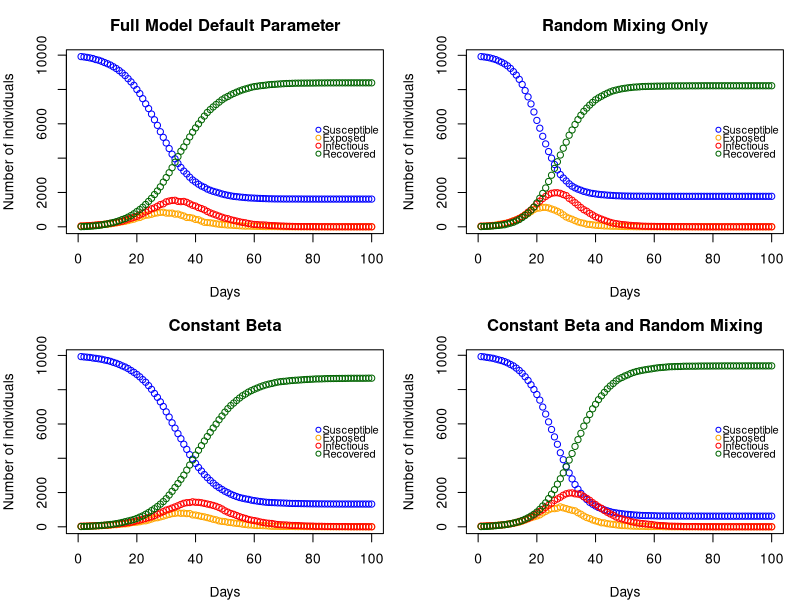

The R source for this figure:
# PROJECT 2 - EXTENDED STATISTICAL PROGRAMMING =================================
# Group 12 
# Aseel Alghamdi : S2901228
# Fenanda Dwitha Kurniasari : S2744048
# Nurmawiya : S2822251

# Aseel : nseir function, cross-check code, cross-check the entire 
#         code and revise code & comments
# Fenanda : plot function, model comparison, cross-check the entire code
#           and revise code & comments
# Nurmawiya : n people and household, contact network, cross-check the entire
#             code and revise code & comments

# 1) Create n people assigned to corresponding household where maximum size is 5
n <- 10000 #population size
hmax <- 5 #maximum household size
#creating n vector of which the number refers to household
#-and the occurrences refers to size of corresponding household
set.seed(1)
sizes <- sample(1:hmax, n, replace = TRUE)
h <- sample(rep(1:length(sizes), times = sizes)[1:n]) #shuffle people accross hh

# 2) Contact network
get.net <- function (beta, nc=15, h) {
  # Function to create links (daily contacts) for each person
  
  # nc: average number of contacts per person, set to 15
  # beta: sociability parameter, higher means more likely to form links
  # OUTPUT : list of connected networks from each person (output.net)
  
  n <- length(beta) ## calculate total obs of beta, equal to total population
  beta_bar <- mean(beta) ## calculate mean of sociability parameter
  
  # Allocate possible connection formed in each individual
  
  output.net <- vector("list", n) ## list to store the result
  output.net0 <- integer(n) ## vector to store number of contact made per person
  
  # Make list of n elements which in each element initially has nc subelement
  # Later, we would allocate (drop/add sub-element and store possible contact
  # Initialise contact list for each person with nc=15 placeholders
  for (k in 1:n) output.net[[k]] <- integer(nc) ## set initial value output.net
  
  # Loop over each individual
  for (i in 1:(n-1)) {
    j <- (i+1):n # generating candidate contacts
    flag <- h[i] != h[j]  # flag to filter same household 
    j <- j[flag] # filter candidates contacts from different household
    
    if (length(j) == 0) next # skip iteration when there are no candidate
    
    # Probability of  a link between persons i and j 
    p_link <- nc * beta[i] * beta[j] / (beta_bar^2 * (n - 1))
    
    # Select the candidates contacts based on p-link
    linked <- j[runif(length(j)) < p_link] #vector possible candidate contacts
    
    # If there is chosen candidate(s), store it into output.net and output.net0
    if (length(linked) > 0) {
      # Position to fill
      pos = (output.net0[i]+1):(output.net0[i]+length(linked))
      
      # Assign link[[i]]to candidates from "linked" at given position
      output.net[[i]][pos] <- linked
      
      # Assign number of chosen candidates at i index in output.net0
      output.net0[i] <- output.net0[i] + length(linked)
      
      # Vice versa, assign "i" to their linked candidates
      for (j1 in linked) {
        # Assign i to output.net's of its chosen candidates
        output.net[[j1]][output.net0[j1]+1] <- i 
        # Assign the number of candidates (add by 1) to its chosen candidates
        output.net0[j1] <- output.net0[j1] + 1 
      }
    }
    ## to the next value of i
  }
  
  # Drop sub-element/rejected candidates and replace person with no contact 
  for (k in 1:n) {
    if (output.net0[k] > 0) { 
      # Filter assigned links when chosen number of chosen candidates < nc
      output.net[[k]] <- output.net[[k]][1:output.net0[k]]
    } else {
      # if there is no chosen candidate, replace sub-element into NULL
      output.net[[k]] <- integer(0)
    }
  }
  return(output.net)
} ## get.net

# 3) nseir function
nseir <- function(beta, h, alink,
                  alpha = c(0.1, 0.01, 0.01),
                  delta = 0.2, gamma = 0.4,
                  nc = 15, nt = 100, pinf = 0.005,
                  seed = NULL,
                  exact_random_mix = FALSE) {
  
  # SEIR stochastic simulation model
  # beta: sociability parameter of each person
  # h: household list
  # alink: list of regular contacts of each person returned by get.net
  # alpha[1]: daily prob i infecting j if in same household (a_h)
  # alpha[2]: daily prob i infecting j if in regular contact (a_c)
  # alpha[3]: daily prob i infecting j through random mixing (a_r)
  # delta: daily prob I -> R
  # gamma: daily prob E -> I
  # nc: average number of daily contacts for each person
  # nt: number of days to simulate
  # pinf: proportion of the initial population to randomly start in the I state
  
  if (!is.null(seed)) set.seed(seed)
  n <- length(beta)
  stopifnot(length(h) == n, length(alink) == n, length(alpha) == 3)
  
  a_h <- alpha[1]; a_c <- alpha[2]; a_r <- alpha[3]
  beta_bar <- mean(beta)
  
  ## Initial states
  S <- rep(1L, n)
  I0 <- sample.int(n, size = max(1L, floor(n * pinf)))
  S[I0] <- 3L  # Infectious at t=1
  
  out <- matrix(NA_integer_, nrow = nt, ncol = 4)
  colnames(out) <- c("S","E","I","R")
  
  for (t in seq_len(nt)) {
    isS <- (S == 1L); isE <- (S == 2L); isI <- (S == 3L)
    
    idxS <- which(isS)
    p_hh  <- rep(0, length(idxS))
    p_net <- rep(0, length(idxS))
    p_mix <- rep(0, length(idxS))
    
    ## (A) Household infections: 1 - (1 - a_h)^(# infectious in household)
    if (a_h > 0) {
      I_counts <- tapply(isI, h, sum)                   # infectious per household
      hh_counts <- I_counts[as.character(h[idxS])]
      hh_counts[is.na(hh_counts)] <- 0
      p_hh <- 1 - (1 - a_h)^(hh_counts)
    }
    
    ## (B) Regular-network infections: 1 - (1 - a_c)^(# infectious neighbors)
    if (a_c > 0) {
      isI_num <- as.integer(isI)
      kinf <- vapply(alink[idxS], function(v) if (length(v)) sum(isI_num[v]) else 0L, integer(1L))
      p_net <- 1 - (1 - a_c)^(kinf)
    }
    
    ## (C) Random mixing:
    ## Exact definition: per pair (i in I, j in S), P(i infects j) =
    ##   a_r * nc * beta_i * beta_j / (beta_bar^2 * (n-1)).
    ## Combine across all infectives i to get j's overall probability.
    if (a_r > 0) {
      c0 <- a_r * nc / (beta_bar^2 * (n - 1))
      if (!exact_random_mix) {
        ## Fast hazard approximation: p = 1 - exp(- c0 * beta_j * sum(beta_i over I))
        sum_beta_I <- sum(beta[isI])
        lam <- c0 * beta[idxS] * sum_beta_I
        p_mix <- 1 - exp(-lam)
      } else {
        ## Exact product over infectious set: p = 1 - Π_i (1 - c0 * beta_j * beta_i)
        bi <- beta[isI]
        for (k in seq_along(idxS)) {
          bj <- beta[idxS[k]]
          p_mix[k] <- 1 - exp(sum(log1p(-c0 * bj * bi)))
        }
      }
    }
    
    ## Combine independent channels
    p_inf <- 1 - (1 - p_hh) * (1 - p_net) * (1 - p_mix)
    p_inf[p_inf < 0] <- 0; p_inf[p_inf > 1] <- 1
    
    ## Transitions (synchronous updates)
    newE_idx <- idxS[ runif(length(idxS)) < p_inf ]
    idxE <- which(isE)
    newI_idx <- idxE[ runif(length(idxE)) < gamma ]
    idxI <- which(isI)
    newR_idx <- idxI[ runif(length(idxI)) < delta ]
    
    if (length(newE_idx)) S[newE_idx] <- 2L
    if (length(newI_idx)) S[newI_idx] <- 3L
    if (length(newR_idx)) S[newR_idx] <- 4L
    
    out[t,] <- c(sum(S==1L), sum(S==2L), sum(S==3L), sum(S==4L))
  }
  
  data.frame(day = 1:nt, out, row.names = NULL)
} ##nseir

# 4) Function Plot
dyn.plot <- function(seir, title = "SEIR Dynamics") {
  # Function to create dynamics plot of the simulated population in each states
  
  # x-axis : days to simulate (from 1 to 100)
  # y-axis : number of individuals per states
  #          explanation of y-axis
  #          ---------------------|
  #          at the initial day, number of susceptible individual is the largest
  #          total individuals in all states S+E+I+R = 1000
  #          these numbers would dynamically change day by day in each states
  #          depend on the defined models
  
  # input : nseir model from function nseir 
  # output : Dynamic Plot days vs number of individuals per states
  
  # Plot the states in S(susceptible)
  # Create the base plot
  plot(seir$day, seir$S, type = "p", ##plot day vs number of susceptible 
       ylim = c(0, max(seir$S)), xlim = c(0, max(seir$day)), ## set maximum range
       xlab = "Days", ylab = "Number of individuals", ##labelling the plot
       col = "blue", pch = 1, main = title) ##color and type of points in plot
  
  # Add points for each states
  points(seir$day, seir$E, col = "orange", pch = 1) ##add states 
  points(seir$day, seir$I, col = "red", pch = 1)
  points(seir$day, seir$R, col = "darkgreen", pch = 1)
  
  # Add legend
  legend(
    "right",        
    legend = c("Susceptible", "Exposed", "Infectious", "Recovered"),
    col = c("blue", "orange", "red", "darkgreen"),
    pch = 1, bty = "n", ##type of points and no box legend 
    cex = 0.8,       ## smaller text
    pt.cex = 0.8,    ## smaller symbols
    y.intersp = 0.6, ## spacing horizontal
    x.intersp = 0.4  ## spacing between symbol and text 
  )
} ## dyn.plot


# 5) Comparing Model
# Setting up beta vector and alink pairs
# beta is vector of n values (n = 1000) ~ U(0,1)
# alink contains list of network made per each person 
set.seed(345) ## to ensure we get same vector values of beta for all model
beta <- runif(n); alink <- get.net(beta, nc = 15, h = h)

# Scenario 1: Full model with default parameters
seir1 <- nseir(beta, h, alink)

# Scenario 2: Random mixing - Setting alpha[1] = alpha[2] = 0 and 
#             alpha[3] = 0.04
seir2 <- nseir(beta, h, alink, alpha = c(0, 0, 0.04))

# Scenario 3: Full model with constant beta (beta vector = average beta)
seir3 <- nseir(rep(mean(beta), n), h, alink)

# Scenario 4: Constant beta + random mixing
seir4 <- nseir(rep(mean(beta), n), h, alink, alpha = c(0, 0, 0.04))

# Plot all scenarios 
par(mfrow = c(2, 2), mar = c(4, 4, 3, 1)) 
dyn.plot(seir1, "Full Model Default Parameter")
dyn.plot(seir2, "Random Mixing Only")
dyn.plot(seir3, "Constant Beta")
dyn.plot(seir4, "Constant Beta and Random Mixing")
